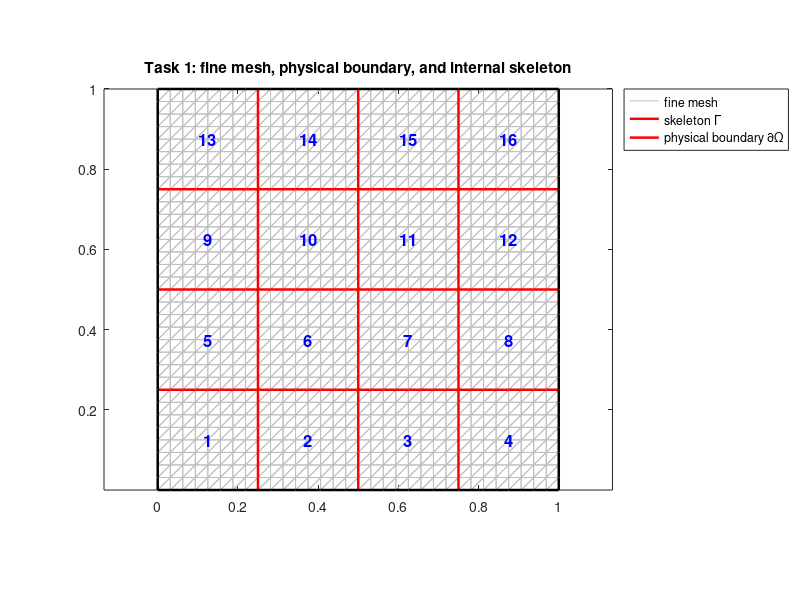

This figure's MATLAB source:
function [node,elem,mesh,dd] = main_task1_mesh_partition()
%% TASK 1: Mesh generation and nonoverlapping subdomain partition
%
% Domain:
%     Omega = (0,1)^2
%
% Subdomain decomposition:
%     square subdomains of size approximately H0.
%
% Fine mesh:
%     Each subdomain is divided into nFinePerSub intervals in each direction.
%
% Output:
%     node, elem : iFEM-style mesh arrays
%     mesh       : mesh auxiliary data
%     dd         : domain-decomposition data
%
% Author: ChatGPT
% Style: close to Chen Long's iFEM convention

clear; clc;

%% Adjustable parameters

domain = [0, 1, 0, 1];   % [xmin xmax ymin ymax]

H0 = 1/4;                % target subdomain size

nFinePerSub = 8;         % number of fine intervals per subdomain edge

plotFlag = true;

%% Build mesh and domain decomposition structure

[node,elem,mesh,dd] = squareDDMesh(domain,H0,nFinePerSub);

%% Print basic information

fprintf('\n===== Mesh information =====\n');
fprintf('Number of nodes             : %d\n', size(node,1));
fprintf('Number of elements          : %d\n', size(elem,1));
fprintf('Number of edges             : %d\n', size(mesh.edge,1));

fprintf('\n===== Subdomain information =====\n');
fprintf('Number of subdomains in x   : %d\n', dd.nSubX);
fprintf('Number of subdomains in y   : %d\n', dd.nSubY);
fprintf('Total number of subdomains  : %d\n', dd.nSub);
fprintf('Actual subdomain size Hx    : %.6g\n', dd.Hx);
fprintf('Actual subdomain size Hy    : %.6g\n', dd.Hy);

fprintf('\n===== DOF classification =====\n');
fprintf('Physical boundary nodes     : %d\n', numel(dd.bdNode));
fprintf('Skeleton nodes              : %d\n', numel(dd.skeletonNode));
fprintf('Full skeleton Sigma nodes   : %d\n', numel(dd.sigmaNode));
fprintf('Physical boundary edges     : %d\n', numel(dd.bdEdgeIdx));
fprintf('Internal skeleton edges     : %d\n', numel(dd.skeletonEdgeIdx));
fprintf('Full skeleton Sigma edges   : %d\n', numel(dd.sigmaEdgeIdx));

%% Sanity check

checkDDMesh(node,elem,mesh,dd);

%% Plot

if plotFlag
    plotDDMesh(node,elem,mesh,dd);
end

end


%% ------------------------------------------------------------------------
function [node,elem,mesh,dd] = squareDDMesh(domain,H0,nFinePerSub)
%%SQUAREDDMESH Generate a uniform triangular mesh and subdomain partition.
%
% Input:
%     domain       = [xmin xmax ymin ymax]
%     H0           = target subdomain size
%     nFinePerSub  = number of fine intervals per subdomain edge
%
% Output:
%     node, elem   : iFEM-style mesh arrays
%     mesh         : auxiliary mesh structure
%     dd           : domain decomposition structure

xmin = domain(1); xmax = domain(2);
ymin = domain(3); ymax = domain(4);

Lx = xmax - xmin;
Ly = ymax - ymin;

% Number of subdomains.
% We round to the nearest integer so that subdomains exactly fit the domain.
nSubX = round(Lx/H0);
nSubY = round(Ly/H0);

if nSubX < 1 || nSubY < 1
    error('H0 is too large for the given domain.');
end

Hx = Lx/nSubX;
Hy = Ly/nSubY;

% Fine mesh resolution.
Nx = nSubX*nFinePerSub;
Ny = nSubY*nFinePerSub;

hx = Lx/Nx;
hy = Ly/Ny;

% Node coordinates.
[xgrid,ygrid] = meshgrid(linspace(xmin,xmax,Nx+1), ...
                         linspace(ymin,ymax,Ny+1));
node = [xgrid(:), ygrid(:)];

% Node indexing: id(i,j), i=0,...,Nx, j=0,...,Ny.
id = @(i,j) j*(Nx+1) + i + 1;

% Triangulation: split each rectangle into two triangles.
elem = zeros(2*Nx*Ny,3);
t = 0;
for j = 0:Ny-1
    for i = 0:Nx-1
        n1 = id(i,j);
        n2 = id(i+1,j);
        n3 = id(i,j+1);
        n4 = id(i+1,j+1);

        % Counterclockwise orientation.
        t = t + 1;
        elem(t,:) = [n1 n2 n4];

        t = t + 1;
        elem(t,:) = [n1 n4 n3];
    end
end

%% Build auxiliary mesh structure

mesh = auxstructure(node,elem);

mesh.domain = domain;
mesh.Nx = Nx;
mesh.Ny = Ny;
mesh.hx = hx;
mesh.hy = hy;

%% Build domain decomposition structure

dd = partitionSubdomains(node,elem,mesh,domain,H0,nSubX,nSubY,Hx,Hy);

end


%% ------------------------------------------------------------------------
function mesh = auxstructure(node,elem)
%%AUXSTRUCTURE Build edge, elem2edge, bdEdge data.
%
% This follows the usual iFEM-style auxiliary structure.

NT = size(elem,1);

% Local edges opposite to local vertices:
% edge 1: [2 3], edge 2: [3 1], edge 3: [1 2].
allEdge = [elem(:,[2 3]); elem(:,[3 1]); elem(:,[1 2])];
allEdge = sort(allEdge,2);

[edge,~,idx] = unique(allEdge,'rows');

elem2edge = reshape(idx,NT,3);

edgeCount = accumarray(idx,1);
bdEdgeIdx = find(edgeCount == 1);
bdEdge = edge(bdEdgeIdx,:);

mesh.edge = edge;
mesh.elem2edge = elem2edge;
mesh.bdEdgeIdx = bdEdgeIdx;
mesh.bdEdge = bdEdge;

mesh.bdNode = unique(bdEdge(:));

end


%% ------------------------------------------------------------------------
function dd = partitionSubdomains(node,elem,mesh,domain,H0,nSubX,nSubY,Hx,Hy)
%%PARTITIONSUBDOMAINS Classify elements, nodes, edges by subdomains.

xmin = domain(1); xmax = domain(2);
ymin = domain(3); ymax = domain(4);

tol = 1e-12;

nSub = nSubX*nSubY;
NT = size(elem,1);

%% Assign each element to one subdomain by centroid

centroid = (node(elem(:,1),:) + node(elem(:,2),:) + node(elem(:,3),:))/3;

ix = floor((centroid(:,1)-xmin)/Hx) + 1;
iy = floor((centroid(:,2)-ymin)/Hy) + 1;

ix = min(max(ix,1),nSubX);
iy = min(max(iy,1),nSubY);

elemSubId = ix + (iy-1)*nSubX;

subElem = cell(nSub,1);
for s = 1:nSub
    subElem{s} = find(elemSubId == s);
end

%% Physical boundary nodes

x = node(:,1);
y = node(:,2);

isBdNode = abs(x-xmin) < tol | abs(x-xmax) < tol | ...
           abs(y-ymin) < tol | abs(y-ymax) < tol;
bdNode = find(isBdNode);

%% Internal skeleton nodes

isInternalVertical = false(size(x));
for p = 1:nSubX-1
    xp = xmin + p*Hx;
    isInternalVertical = isInternalVertical | abs(x-xp) < tol;
end

isInternalHorizontal = false(size(y));
for q = 1:nSubY-1
    yq = ymin + q*Hy;
    isInternalHorizontal = isInternalHorizontal | abs(y-yq) < tol;
end

isSkeletonNode = (isInternalVertical | isInternalHorizontal) & ~isBdNode;
skeletonNode = find(isSkeletonNode);

% Full skeleton Sigma = internal skeleton plus physical boundary.
sigmaNode = union(skeletonNode,bdNode);

%% Edge classification

edge = mesh.edge;
e1 = edge(:,1);
e2 = edge(:,2);

x1 = node(e1,1); y1 = node(e1,2);
x2 = node(e2,1); y2 = node(e2,2);

% Physical boundary edges are already available from auxstructure.
bdEdgeIdx = mesh.bdEdgeIdx;

% Internal skeleton edges: edges lying exactly on internal subdomain lines.
isSameX = abs(x1-x2) < tol;
isSameY = abs(y1-y2) < tol;

isOnInternalVerticalEdge = false(size(e1));
for p = 1:nSubX-1
    xp = xmin + p*Hx;
    isOnInternalVerticalEdge = isOnInternalVerticalEdge | ...
        (isSameX & abs(x1-xp) < tol & abs(x2-xp) < tol);
end

isOnInternalHorizontalEdge = false(size(e1));
for q = 1:nSubY-1
    yq = ymin + q*Hy;
    isOnInternalHorizontalEdge = isOnInternalHorizontalEdge | ...
        (isSameY & abs(y1-yq) < tol & abs(y2-yq) < tol);
end

isSkeletonEdge = isOnInternalVerticalEdge | isOnInternalHorizontalEdge;

% Exclude physical boundary edges.
isBdEdge = false(size(e1));
isBdEdge(bdEdgeIdx) = true;

skeletonEdgeIdx = find(isSkeletonEdge & ~isBdEdge);

sigmaEdgeIdx = union(bdEdgeIdx,skeletonEdgeIdx);

%% Per-subdomain node and DOF classification

subNode = cell(nSub,1);
subBdNode = cell(nSub,1);
subIntNode = cell(nSub,1);
subBdEdgeIdx = cell(nSub,1);
subSigmaNode = cell(nSub,1);

for sy = 1:nSubY
    for sx = 1:nSubX
        s = sx + (sy-1)*nSubX;

        x0 = xmin + (sx-1)*Hx;
        x1s = xmin + sx*Hx;
        y0 = ymin + (sy-1)*Hy;
        y1s = ymin + sy*Hy;

        elems = subElem{s};
        nodes = unique(elem(elems,:));

        xs = node(nodes,1);
        ys = node(nodes,2);

        isOnSubBd = abs(xs-x0) < tol | abs(xs-x1s) < tol | ...
                    abs(ys-y0) < tol | abs(ys-y1s) < tol;

        subNode{s} = nodes;
        subBdNode{s} = nodes(isOnSubBd);
        subIntNode{s} = setdiff(nodes,subBdNode{s});

        % Subdomain boundary edges.
        midx = 0.5*(x1+x2);
        midy = 0.5*(y1+y2);

        edgeInBox = midx >= x0-tol & midx <= x1s+tol & ...
                    midy >= y0-tol & midy <= y1s+tol;

        edgeOnSubBd = edgeInBox & ...
            (abs(midx-x0) < tol | abs(midx-x1s) < tol | ...
             abs(midy-y0) < tol | abs(midy-y1s) < tol);

        subBdEdgeIdx{s} = find(edgeOnSubBd);

        % Local full skeleton nodes for this subdomain:
        % all nodes on partial Omega_i.
        subSigmaNode{s} = subBdNode{s};
    end
end

%% Store data

dd.domain = domain;

dd.H0_input = H0;
dd.Hx = Hx;
dd.Hy = Hy;

dd.nSubX = nSubX;
dd.nSubY = nSubY;
dd.nSub = nSub;

dd.elemSubId = elemSubId;
dd.subElem = subElem;

dd.bdNode = bdNode;
dd.skeletonNode = skeletonNode;
dd.sigmaNode = sigmaNode;

dd.bdEdgeIdx = bdEdgeIdx;
dd.skeletonEdgeIdx = skeletonEdgeIdx;
dd.sigmaEdgeIdx = sigmaEdgeIdx;

dd.subNode = subNode;
dd.subBdNode = subBdNode;
dd.subIntNode = subIntNode;
dd.subBdEdgeIdx = subBdEdgeIdx;
dd.subSigmaNode = subSigmaNode;

end


%% ------------------------------------------------------------------------
function checkDDMesh(node,elem,mesh,dd)
%%CHECKDDMESH Basic consistency checks.

N = size(node,1);
NT = size(elem,1);

% Every element should belong to exactly one subdomain.
assigned = zeros(NT,1);
for s = 1:dd.nSub
    assigned(dd.subElem{s}) = assigned(dd.subElem{s}) + 1;
end

if any(assigned ~= 1)
    error('Some elements are not assigned to exactly one subdomain.');
end

% Subdomain interior and boundary nodes should be disjoint.
for s = 1:dd.nSub
    if ~isempty(intersect(dd.subIntNode{s},dd.subBdNode{s}))
        error('Subdomain %d has overlapping interior and boundary DOFs.',s);
    end
end

% Skeleton nodes and physical boundary nodes are disjoint by definition.
if ~isempty(intersect(dd.skeletonNode,dd.bdNode))
    error('Internal skeleton nodes overlap physical boundary nodes.');
end

% Sigma nodes should be the union.
sigmaCheck = union(dd.skeletonNode,dd.bdNode);
if numel(setdiff(sigmaCheck,dd.sigmaNode)) > 0 || ...
   numel(setdiff(dd.sigmaNode,sigmaCheck)) > 0
    error('sigmaNode is not union(skeletonNode,bdNode).');
end

% Basic index range check.
if max(elem(:)) > N || min(elem(:)) < 1
    error('elem contains invalid node indices.');
end

if max(mesh.edge(:)) > N || min(mesh.edge(:)) < 1
    error('edge contains invalid node indices.');
end

fprintf('\nSanity check passed.\n');

end


%% ------------------------------------------------------------------------
function plotDDMesh(node,elem,mesh,dd)
%%PLOTDDMESH Plot mesh, physical boundary, and skeleton.

figure;
triplot(elem,node(:,1),node(:,2),'Color',[0.75 0.75 0.75]);
axis equal tight;
hold on;

% Plot internal skeleton edges.
edge = mesh.edge;

skelEdge = edge(dd.skeletonEdgeIdx,:);
for k = 1:size(skelEdge,1)
    p = skelEdge(k,:);
    plot(node(p,1),node(p,2),'r-','LineWidth',1.8);
end

% Plot physical boundary edges.
bdEdge = edge(dd.bdEdgeIdx,:);
for k = 1:size(bdEdge,1)
    p = bdEdge(k,:);
    plot(node(p,1),node(p,2),'k-','LineWidth',1.8);
end

% Plot subdomain numbers.
for s = 1:dd.nSub
    elems = dd.subElem{s};
    c = mean((node(elem(elems,1),:) + node(elem(elems,2),:) + node(elem(elems,3),:))/3,1);
    text(c(1),c(2),num2str(s), ...
        'HorizontalAlignment','center', ...
        'FontSize',12, ...
        'FontWeight','bold', ...
        'Color','b');
end

title('Task 1: fine mesh, physical boundary, and internal skeleton');
legend({'fine mesh','skeleton \Gamma','physical boundary \partial\Omega'}, ...
       'Location','bestoutside');

hold off;

end
